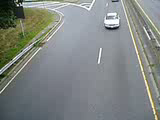
#> input picture frame 12 of hw5/traffic.avi, 160 x 120 px
$ python lucas_kanade_optical_flow.py
#> lines starting #> are read from the running program, lines starting #| are printed output that depends on the picture; after the words box and inside, x2 and y2 are one past the last pixel; in counts of white or black regions, pixels touching at a corner belong together
import numpy as np
import cv2 as cv
import argparse

cap = cv.VideoCapture('traffic.avi')
# params for ShiTomasi corner detection
feature_params = dict( maxCorners = 100,
                       qualityLevel = 0.3,
                       minDistance = 7,
                       blockSize = 7 )
# Parameters for lucas kanade optical flow
lk_params = dict( winSize  = (15,15),
                  maxLevel = 2,
                  criteria = (cv.TERM_CRITERIA_EPS | cv.TERM_CRITERIA_COUNT, 10, 0.03))
# Create some random colors
color = np.random.randint(0,255,(100,3))
# Take first frame and find corners in it
ret, old_frame = cap.read()
#> old_frame is the input picture: shape (120, 160, 3); mean B, G, R 130.9, 133.8, 128.6
old_gray = cv.cvtColor(old_frame, cv.COLOR_BGR2GRAY)
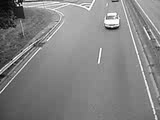
#> old_gray: shape (120, 160); min 0, max 255, mean 131.8
p0 = cv.goodFeaturesToTrack(old_gray, mask = None, **feature_params)
#> p0 = [[19, 3], [116, 21], [106, 19]]
# Create a mask image for drawing purposes
mask = np.zeros_like(old_frame)
while(1):
    ret,frame = cap.read()
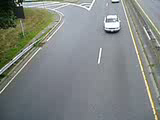
#> input picture frame 13 of hw5/traffic.avi, 160 x 120 px
#> frame is the input picture: shape (120, 160, 3); mean B, G, R 131, 133.9, 128.7
    frame_gray = cv.cvtColor(frame, cv.COLOR_BGR2GRAY)
    # calculate optical flow
    p1, st, err = cv.calcOpticalFlowPyrLK(old_gray, frame_gray, p0, None, **lk_params)
#> p1 = [[19, 3], [116.3, 24.4], [105.7, 22.12]]; st = [1, 1, 1]; err = [0, 15.86, 14.12]
    # Select good points
    if p1 is not None:
        good_new = p1[st==1]
#> good_new = [[19, 3], [116.3, 24.4], [105.7, 22.12]]
        good_old = p0[st==1]
#> good_old = [[19, 3], [116, 21], [106, 19]]
    # draw the tracks
    for i,(new,old) in enumerate(zip(good_new, good_old)):
        a,b = new.ravel()
        c,d = old.ravel()
        mask = cv.line(mask, (int(a),int(b)),(int(c),int(d)), color[i].tolist(), 2)
        frame = cv.circle(frame,(int(a),int(b)),5,color[i].tolist(),-1)
#> this loop made 3 passes
#> (a, b, c, d) on passes 1 to 3: (19, 3, 19, 3), (116.3, 24.4, 116, 21), (105.7, 22.12, 106, 19)
#> pass 1, `mask = cv.line(mask, (int(a),int(b)),(int(c),int(d)), color[i].tolist(..`:
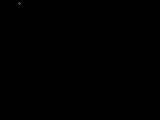
#> mask: shape (120, 160, 3); mean of channels 0, 1, 2 0, 0, 0; drawn as B, G, R
#> pass 1, `frame = cv.circle(frame,(int(a),int(b)),5,color[i].tolist(),-1)`:
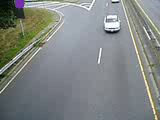
#> frame: shape (120, 160, 3); 0.38% of pixels changed, all inside (x1, y1, x2, y2) = (14, 0, 25, 9)
#> pass 2, `frame = cv.circle(frame,(int(a),int(b)),5,color[i].tolist(),-1)`:
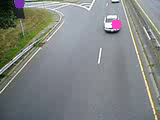
#> frame: shape (120, 160, 3); 0.42% of pixels changed, all inside (x1, y1, x2, y2) = (111, 19, 122, 30)
#> after the loop:
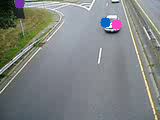
#> frame: shape (120, 160, 3); 0.42% of pixels changed, all inside (x1, y1, x2, y2) = (100, 17, 111, 28)
#> after the loop:
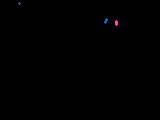
#> mask: shape (120, 160, 3); mean of channels 0, 1, 2 0.3, 0.1, 0.2; drawn as B, G, R
    img = cv.add(frame,mask)
    cv.imshow('frame',img)
    k = cv.waitKey(30) & 0xff
#> (key Esc is pressed here)
    if k == 27:
        break
    # Now update the previous frame and previous points
    old_gray = frame_gray.copy()
    p0 = good_new.reshape(-1,1,2)

$ run again, starting later in the video
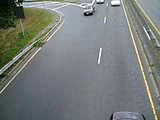
#> input picture frame 54 of hw5/traffic.avi, 160 x 120 px
#> old_frame is the input picture: shape (120, 160, 3); mean B, G, R 122.2, 124.5, 119.7
#> p0 = [[19, 3], [86, 13], [120, 1], [95, 5], [110, 1]]
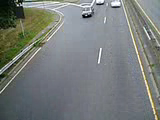
#> input picture frame 55 of hw5/traffic.avi, 160 x 120 px
#> frame is the input picture: shape (120, 160, 3); mean B, G, R 122, 124.3, 119.5
#> p1 = [[19, 3], [84.63, 14.91], [120.4, 2.39], [94.23, 6.33], [110, 2.37]]; st = [1, 1, 1, 1, 1]; err = [0.449, 11.73, 26.62, 20.87, 28.21]
#> good_new has the same summary as p1
#> good_old = [[19, 3], [86, 13], [120, 1], [95, 5], [110, 1]]
#> the loop `for i,(new,old) in enumerate(zip(good_new, good_old)):` made 5 passes
#> (a, b, c, d) on passes 1 to 5: (19, 3, 19, 3), (84.63, 14.91, 86, 13), (120.4, 2.39, 120, 1), (94.23, 6.33, 95, 5), (110, 2.37, 110, 1)
#> after the loop `for i,(new,old) in enumerate(zip(good_new, good_old)):`:
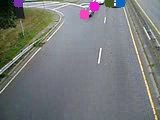
#> frame: shape (120, 160, 3); mean B, G, R 122.3, 122.9, 119.7

$ run again, starting later in the video
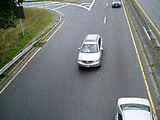
#> input picture frame 96 of hw5/traffic.avi, 160 x 120 px
#> old_frame is the input picture: shape (120, 160, 3); mean B, G, R 120.7, 122.9, 118.1
#> p0 = [[19, 3], [121, 106], [95, 42], [80, 58], [98, 50], [120, 5], [148, 102], [88, 7], [96, 60], [112, 5], [84, 44]]
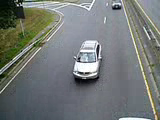
#> input picture frame 97 of hw5/traffic.avi, 160 x 120 px
#> frame is the input picture: shape (120, 160, 3); mean B, G, R 117.8, 120.1, 115.3
#> p1 = [[19.01, 2.99], [135.5, 148.6], [93.29, 50], [75.64, 69.09], [96.28, 59.23], [120.4, 6.46], [160.6, 152.4], [88, 7], [93.76, 71.41], [112.2, 6.46], [81.36, 51.91]]; st = [1, 0, 1, 1, 1, 1, 0, 1, 1, 1, 1]; err = [1.3, 3.09e-41, 21.79, 19.4, 16.99, 15.62, 1.83e+25, 0.122, 12.55, 12.78, 19.94]
#> good_new = [[19.01, 2.99], [93.29, 50], [75.64, 69.09], [96.28, 59.23], [120.4, 6.46], [88, 7], [93.76, 71.41], [112.2, 6.46], [81.36, 51.91]]
#> good_old = [[19, 3], [95, 42], [80, 58], [98, 50], [120, 5], [88, 7], [96, 60], [112, 5], [84, 44]]
#> the loop `for i,(new,old) in enumerate(zip(good_new, good_old)):` made 9 passes
#> (a, b, c, d) on passes 1 to 8: (19.01, 2.99, 19, 3), (93.29, 50, 95, 42), (75.64, 69.09, 80, 58), (96.28, 59.23, 98, 50), (120.4, 6.46, 120, 5), (88, 7, 88, 7), (93.76, 71.41, 96, 60), (112.2, 6.46, 112, 5)
#> after the loop `for i,(new,old) in enumerate(zip(good_new, good_old)):`:
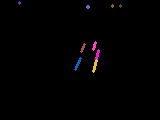
#> mask: shape (120, 160, 3); mean of channels 0, 1, 2 1.4, 0.9, 1.6; drawn as B, G, R
